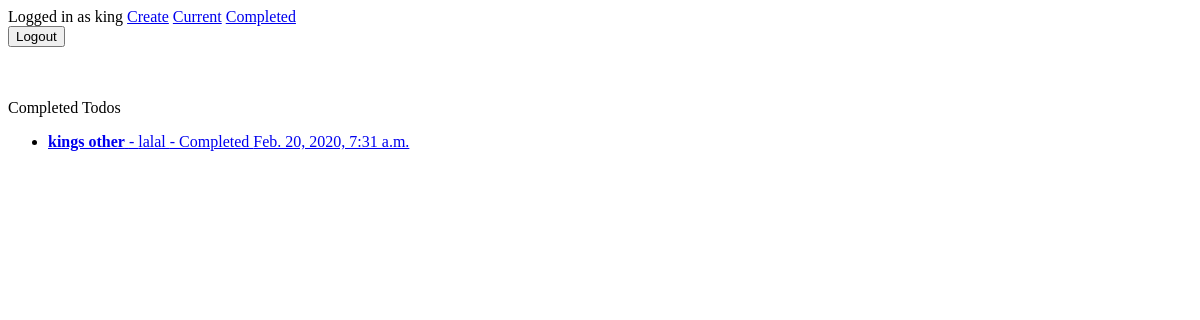
Page /completed/ (signed in) on the earlier database version.
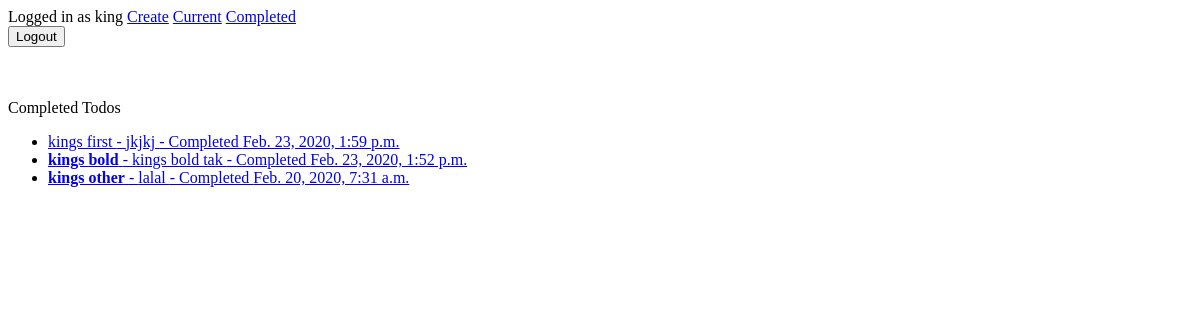
Same page on the later database version.
### todo/models.py (models this page shows, shortened)
class Todo(models.Model):
    title = models.CharField(max_length=100)
    memo = models.TextField(blank=True)
    created = models.DateTimeField(auto_now_add=True)
    datecompleted = models.DateTimeField(null=True, blank=True)
    important = models.BooleanField(default=False)
    user = models.ForeignKey(User, on_delete=models.CASCADE)

### todo/views.py (the view)
# urls.py: path('completed/', views.completedtodos, name='completedtodos'),
@login_required
def completedtodos(request):
    todos = Todo.objects.filter(user=request.user, datecompleted__isnull=False).order_by('-datecompleted')
    return render(request, 'todo/completedtodos.html', {'todos':todos})

### todo/templates/todo/completedtodos.html
{% extends 'todo/base.html' %}
{% block content %}
Completed Todos
<ul>
  {% for todo in todos %}
  <li>
    <a href="{% url 'viewtodo' todo.id %}">
    {% if todo.important %}<b>{% endif %}{{ todo.title }}{% if todo.important %}</b>{% endif %}
    {% if todo.memo %} - {{ todo.memo }} {% endif %}
     - Completed {{ todo.datecompleted }}
    </a>
  </li>
  {% endfor %}
</ul>
{% endblock %}

Differences in the rows shown:
now on this page (row edited): Todo: title "kings first", memo "jkjkj", datecompleted "Feb. 23, 2020, 1:59 p.m."
now on this page (row edited): Todo: title "kings bold", memo "kings bold tak", datecompleted "Feb. 23, 2020, 1:52 p.m."
